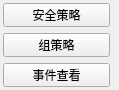
             <widget class="QWidget" name="scrollAreaWidgetContents_12">
              <property name="geometry">
               <rect>
                <x>0</x>
                <y>0</y>
                <width>119</width>
                <height>90</height>
               </rect>
              </property>
              <layout class="QFormLayout" name="formLayout_12">
               <property name="leftMargin">
                <number>3</number>
               </property>
               <property name="topMargin">
                <number>3</number>
               </property>
               <property name="rightMargin">
                <number>3</number>
               </property>
               <property name="bottomMargin">
                <number>3</number>
               </property>
               <item row="2" column="0">
                <widget class="QPushButton" name="evtBtn">
                 <property name="minimumSize">
                  <size>
                   <width>107</width>
                   <height>23</height>
                  </size>
                 </property>
                 <property name="text">
                  <string>事件查看</string>
                 </property>
                 <property name="icon">
                  <iconset resource="maintools.qrc">
                   <normaloff>:/maintools/eventlog.ico</normaloff>:/maintools/eventlog.ico</iconset>
                 </property>
                </widget>
               </item>
               <item row="1" column="0">
                <widget class="QPushButton" name="gpoBtn">
                 <property name="minimumSize">
                  <size>
                   <width>107</width>
                   <height>23</height>
                  </size>
                 </property>
                 <property name="text">
                  <string>组策略</string>
                 </property>
                 <property name="icon">
                  <iconset resource="maintools.qrc">
                   <normaloff>:/maintools/gpedit.ico</normaloff>:/maintools/gpedit.ico</iconset>
                 </property>
                </widget>
               </item>
               <item row="0" column="0">
                <widget class="QPushButton" name="secpolBtn">
                 <property name="minimumSize">
                  <size>
                   <width>107</width>
                   <height>23</height>
                  </size>
                 </property>
                 <property name="text">
                  <string>安全策略</string>
                 </property>
                 <property name="icon">
                  <iconset resource="maintools.qrc">
                   <normaloff>:/maintools/secpolicy.ico</normaloff>:/maintools/secpolicy.ico</iconset>
                 </property>
                </widget>
               </item>
              </layout>
             </widget>
